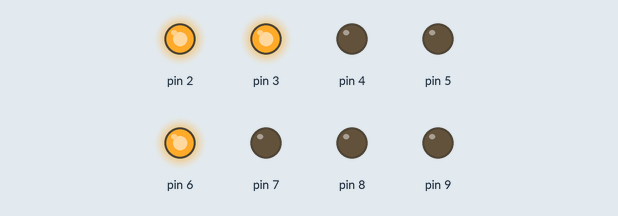
This sketch was run on a simulated Arduino Uno, built with avr-gcc and run on an emulated ATmega328P. Parts: output pins drawn as LEDs (lit = HIGH).

Above: at 0.1 s.
Timing chart, 0 to 1.6 s (numbered marks = the images above):
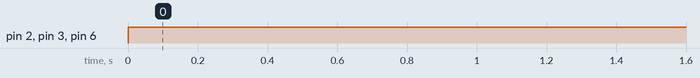

The sketch:

binaryCounter.ino
```cpp
int bits[8];

void setup() {

for(int i=2;i<=9;i++){

pinMode(i,OUTPUT);

}

}

void loop() {


int mask = 1, count = 0,n=19;

    for (int i = 0; i < 32; i++) {
      if ((n & mask) == 1)
        bits[count]=1;
      count++;
      n >>= 1;
    }

    for(int i=0;i<8;i++){

    if(bits[i]==1)digitalWrite(i+2,HIGH);


    }

}
```

Measured:
- by itself, pin 2, pin 3, pin 6: LOW → HIGH at 0.00 s
